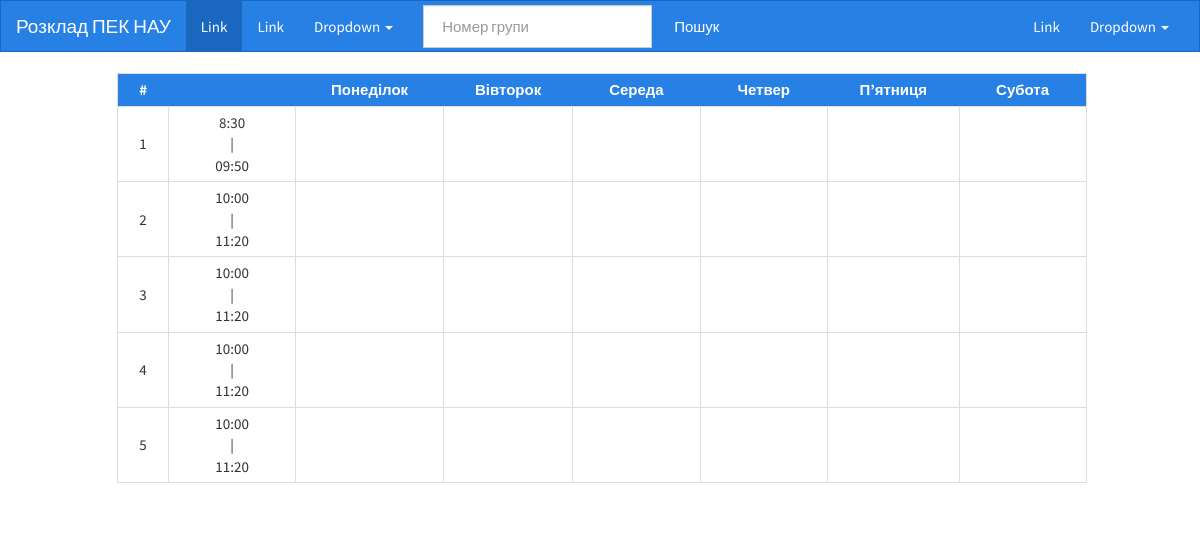
Before: /groups/427 with the older database file.
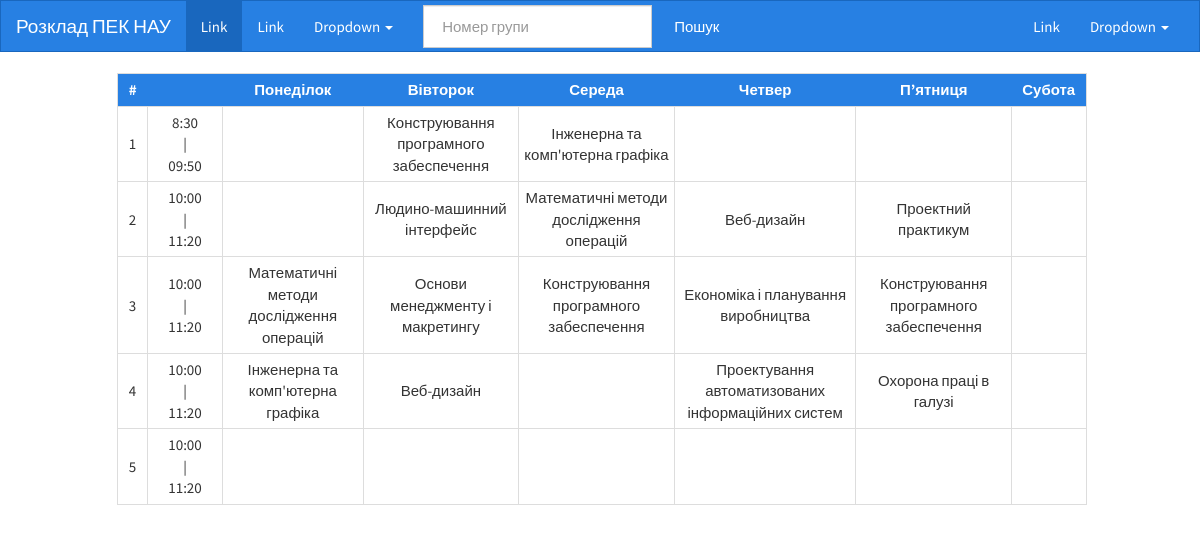
After: the same page with the newer database file.
### Peknau/model.py (models this page shows, shortened)
class Subject(db.Model):
    id = db.Column(db.Integer, primary_key=True)
    name = db.Column(db.UnicodeText, nullable=False)
    lecturer_id = db.Column(db.Integer, db.ForeignKey("lecturer.id"))
    lecturer = db.relationship('Lecturer', backref='subjects')

### Peknau/view.py (the view)
@app.route('/groups/<group_number>')
def group_timetable(group_number):
    return render_template('timetable.html', group=Group.get_group_by_number(group_number))

### Peknau/model.py (called while the page is built)
    @staticmethod
    def get_group_by_number(number):
        return Group.query.filter_by(group_number=number).first()

### Peknau/templates/timetable.html (shortened to what this page needs)
{% extends "base.html" %}
{% block content %}
    <div>
        <nav class="navbar navbar-inverse">
            <div class="container-fluid">
                <div class="navbar-header">
                    <a class="navbar-brand" href="#">Розклад ПЕК НАУ</a>
                </div>
                <div class="collapse navbar-collapse" id="bs-example-navbar-collapse-1">
                    <ul class="nav navbar-nav">
                        <li class="active"><a href="#">Link <span class="sr-only">(current)</span></a>
                        </li>
                        <li><a href="#">Link</a>
                        </li>
                        <li class="dropdown">
                            <a href="#" class="dropdown-toggle" data-toggle="dropdown" role="button"
                               aria-expanded="false">Dropdown <span class="caret"></span></a>
                        </li>
                    </ul>
                    <form class="navbar-form navbar-left" role="search">
                        <div class="form-group">
                            <input type="text" class="form-control" placeholder="Номер групи  ">
                        </div>
                        <button type="submit" class="btn btn-primary">Пошук</button>
                    </form>
                    <ul class="nav navbar-nav navbar-right">
                        <li><a href="#">Link</a>
                        </li>
                        <li class="dropdown">
                            <a href="#" class="dropdown-toggle" data-toggle="dropdown" role="button"
                               aria-expanded="false">Dropdown <span class="caret"></span></a>
                        </li>
                    </ul>
                </div>
            </div>
        </nav>
    </div>
    <div class="container-fluid">
        <div class="row row-centered">
            <div class="col-lg-10 col-md-10 col-xs-12 col-sm-12 col-centered">
                <table class="table-responsive table-condensed table-bordered table table-primary">
                    <thead>
                    <tr>
                        <th>#</th>
                        <th></th>
                        <th>Понеділок</th>
                        <th>Вівторок</th>
                        <th>Середа</th>
                        <th>Четвер</th>
                        <th>П’ятниця</th>
                        <th>Субота</th>
                    </tr>
                    </thead>
                    <tbody>
                    <tr>
                        <td>1</td>
                        <td>8:30 <br>|<br> 09:50</td>
                        {% if group.monday %}
                            <td>{{ group.monday[0].subject_one.name }}</td>
                        {% else %}
                            <td></td>
                        {% endif %}
                        {% if group.tuesday %}
                            <td>{{ group.tuesday[0].subject_one.name }}</td>
                        {% else %}
                            <td></td>
                        {% endif %}
                        {% if group.wednesday %}
                            <td>{{ group.wednesday[0].subject_one.name }}</td>
                        {% else %}
                            <td></td>
                        {% endif %}
                        {% if group.thursday %}
                            <td>{{ group.thursday[0].subject_one.name }}</td>
                        {% else %}
                            <td></td>
                        {% endif %}
                        {% if group.friday %}
                            <td>{{ group.friday[0].subject_one.name }}</td>
                        {% else %}
                            <td></td>
                        {% endif %}
                        {% if group.saturday %}
                            <td>{{ group.saturday[0].subject_one.name }}</td>
                        {% else %}
                            <td></td>
                        {% endif %}
                    </tr>
                    <tr>
                        <td>2</td>
                        <td>10:00 <br>|<br> 11:20</td>
                        {% if group.monday %}
                            <td>{{ group.monday[0].subject_two.name }}</td>
                        {% else %}
                            <td></td>
                        {% endif %}
                        {% if group.tuesday %}
                            <td>{{ group.tuesday[0].subject_two.name }}</td>
                        {% else %}
                            <td></td>
                        {% endif %}
                        {% if group.wednesday %}
                            <td>{{ group.wednesday[0].subject_two.name }}</td>
                        {% else %}
                            <td></td>
                        {% endif %}
                        {% if group.thursday %}
                            <td>{{ group.thursday[0].subject_two.name }}</td>
                        {% else %}
                            <td></td>
                        {% endif %}
                        {% if group.friday %}
                            <td>{{ group.friday[0].subject_two.name }}</td>
                        {% else %}
                            <td></td>
                        {% endif %}
                        {% if group.saturday %}
                            <td>{{ group.saturday[0].subject_two.name }}</td>
                        {% else %}
                            <td></td>
                        {% endif %}
                    </tr>
                    <tr>
                        <td>3</td>
                        <td>10:00 <br>|<br> 11:20</td>
                        {% if group.monday %}
                            <td>{{ group.monday[0].subject_three.name }}</td>
                        {% else %}
                            <td></td>
                        {% endif %}
                        {% if group.tuesday %}
                            <td>{{ group.tuesday[0].subject_three.name }}</td>
                        {% else %}
                            <td></td>
                        {% endif %}
                        {% if group.wednesday %}
                            <td>{{ group.wednesday[0].subject_three.name }}</td>
                        {% else %}
                            <td></td>
                        {% endif %}
                        {% if group.thursday %}
                            <td>{{ group.thursday[0].subject_three.name }}</td>
                        {% else %}
                            <td></td>
                        {% endif %}
                        {% if group.friday %}
                            <td>{{ group.friday[0].subject_three.name }}</td>
                        {% else %}
                            <td></td>
                        {% endif %}
                        {% if group.saturday %}
                            <td>{{ group.saturday[0].subject_three.name }}</td>
                        {% else %}
                            <td></td>
                        {% endif %}
                    </tr>
                    <tr>
                        <td>4</td>
                        <td>10:00 <br>|<br> 11:20</td>
                        {% if group.monday %}
                            <td>{{ group.monday[0].subject_four.name }}</td>
                        {% else %}
                            <td></td>
                        {% endif %}
                        {% if group.tuesday %}
                            <td>{{ group.tuesday[0].subject_four.name }}</td>
                        {% else %}
                            <td></td>
                        {% endif %}
                        {% if group.wednesday %}
                            <td>{{ group.wednesday[0].subject_four.name }}</td>
                        {% else %}
                            <td></td>
                        {% endif %}
                        {% if group.thursday %}
                            <td>{{ group.thursday[0].subject_four.name }}</td>
                        {% else %}
                            <td></td>
                        {% endif %}
                        {% if group.friday %}
                            <td>{{ group.friday[0].subject_four.name }}</td>
                        {% else %}
                            <td></td>
                        {% endif %}
                        {% if group.saturday %}
                            <td>{{ group.saturday[0].subject_four.name }}</td>
                        {% else %}
                            <td></td>
                        {% endif %}
                    </tr>
                    <tr>
                        <td>5</td>
                        <td>10:00 <br>|<br> 11:20</td>
                        {% if group.monday %}
                            <td>{{ group.monday[0].subject_five.name }}</td>
                        {% else %}
                            <td></td>
                        {% endif %}
                        {% if group.tuesday %}
                            <td>{{ group.tuesday[0].subject_five.name }}</td>
                        {% else %}
                            <td></td>
                        {% endif %}
                        {% if group.wednesday %}
                            <td>{{ group.wednesday[0].subject_five.name }}</td>
                        {% else %}
                            <td></td>
                        {% endif %}
                        {% if group.thursday %}
                            <td>{{ group.thursday[0].subject_five.name }}</td>
                        {% else %}
                            <td></td>
                        {% endif %}
                        {% if group.friday %}
                            <td>{{ group.friday[0].subject_five.name }}</td>
                        {% else %}
                            <td></td>
                        {% endif %}
                        {% if group.saturday %}
                            <td>{{ group.saturday[0].subject_five.name }}</td>
                        {% else %}
                            <td></td>
                        {% endif %}
                    </tr>
                    </tbody>
                </table>
            </div>
        </div>
    </div>
{% endblock %}

### Peknau/templates/base.html (shortened to what this page needs)
<!DOCTYPE html>
<html>
<head lang="en">
    <link rel="stylesheet" href="{{ url_for('static',filename='css/bootstrap.min.css') }}">
    <link rel="stylesheet" href="{{ url_for('static',filename='css/bootstrap-cosmo.min.css') }}">
    <link rel="stylesheet" href="{{ url_for('static',filename='css/main.css') }}">
</head>
<body>
{% block content %}
{% endblock %}
</body>
</html>

### Peknau/static/css/main.css (style rules this page uses)
table { text-align: center; width: 100%; }
td { padding: 0.3em; }
.col-centered { display: inline-block; float: none; text-align: left; margin-right: -4px; }
.row-centered { text-align: center; !important; overflow: auto; }
.table-primary thead { background-color: #2780E3; color: #ffffff; }
.table-primary thead th { text-align: center; border: none !important; }
.table-primary tbody tr td { vertical-align: middle; }
.table-primary thead tr th:first-child { vertical-align: middle; min-width: 2em; }
.table-primary thead tr th { vertical-align: middle; min-width: 5em; }

Changed rows visible on the page:
added Subject: name "Конструювання програмного забеспечення"
added Subject: name "Інженерна та комп'ютерна графіка"
added Subject: name "Людино-машинний інтерфейс"
added Subject: name "Математичні методи дослідження операцій"
added Subject: name "Веб-дизайн"
added Subject: name "Проектний практикум"
added Subject: name "Основи менеджменту і макретингу"
added Subject: name "Економіка і планування виробництва"
added Subject: name "Проектування автоматизованих інформаційних систем"
added Subject: name "Охорона праці в галузі"
